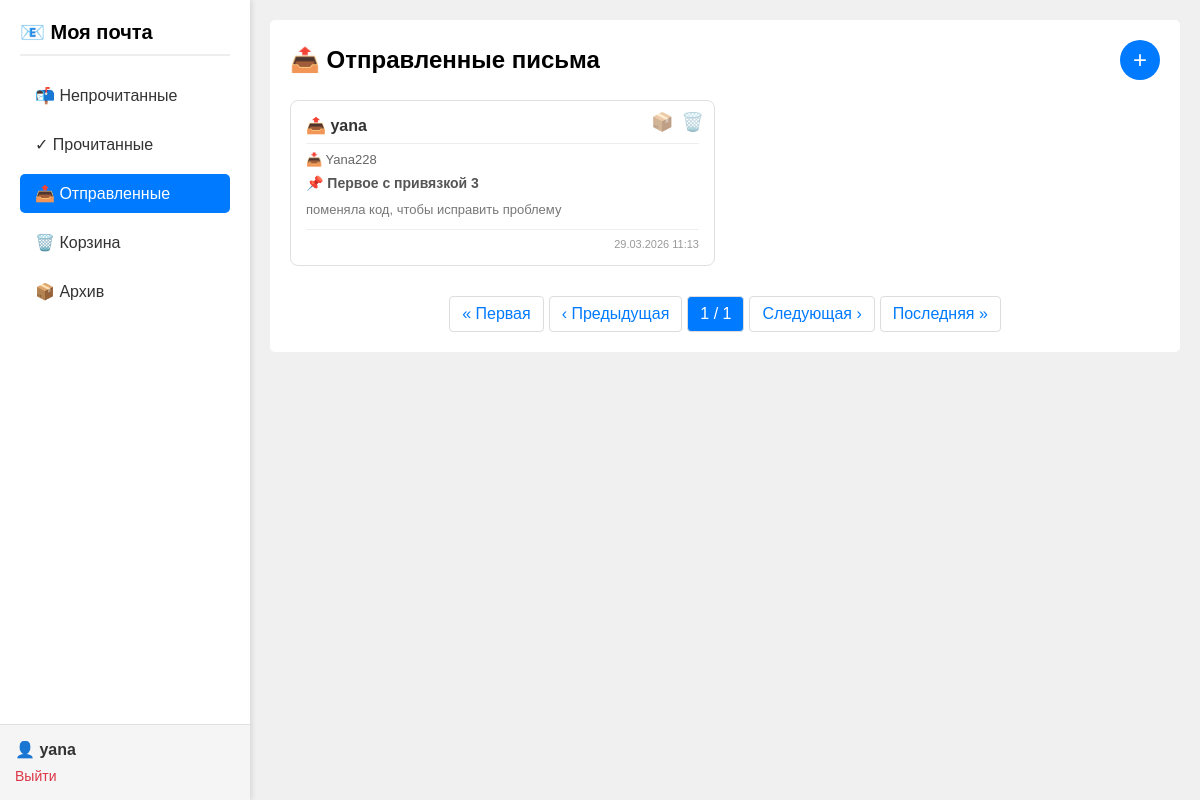
The app's page /sent/ (signed in), older data.
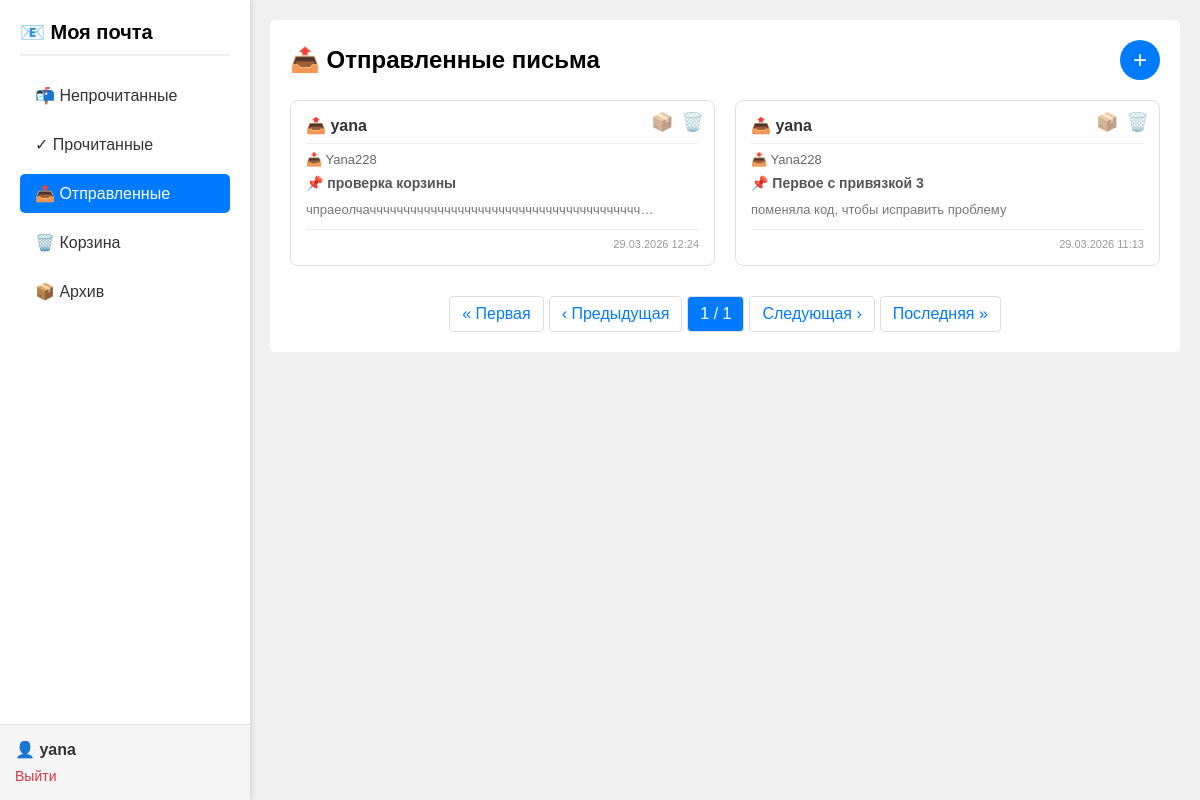
The same page, newer data.
### mail/models.py (models this page shows, shortened)
class Email(models.Model):
    FOLDER_CHOICES = [
        ("inbox", "Входящие"),
        ("sent", "Отправленные"),
        ("read", "Прочитанные"),
        ("unread", "Непрочитанные"),
        ("archive", "Архив"),
        ("trash", "Корзина"),
    ]
    sender = models.CharField("Отправитель (текст)", max_length=100)
    recipient = models.CharField("Получатель (текст)", max_length=100)
    subject = models.CharField("Тема", max_length=200)
    body = models.TextField("Текст письма")
    created_at = models.DateTimeField("Дата создания", auto_now_add=True)
    is_read = models.BooleanField("Прочитано", default=False)
    folder = models.CharField(
        "Папка", max_length=20, default="inbox", choices=FOLDER_CHOICES
    )
    sender_user = models.ForeignKey(
        User,
        on_delete=models.CASCADE,
        related_name="sent_emails",
        verbose_name="Отправитель (пользователь)",
        null=True,
        blank=True,
    )
    recipient_user = models.ForeignKey(
        User,
        on_delete=models.CASCADE,
        related_name="received_emails",
        verbose_name="Получатель (пользователь)",
        null=True,
        blank=True,
    )

### mail/views.py (the view)
# urls.py: path("sent/", views.sent_emails, name="sent"),
@login_required
def sent_emails(request):
    emails = Email.objects.filter(sender_user=request.user, folder="sent").order_by(
        "-created_at"
    )
    paginator = Paginator(emails, 9)
    page_number = request.GET.get("page")
    page_obj = paginator.get_page(page_number)
    return render(
        request, "mail/sent.html", {"page_obj": page_obj, "active_tab": "sent"}
    )

### templates/mail/sent.html (shortened to what this page needs)
{% extends 'mail/base.html' %}
{% block content %}
    <div class="header-with-button">
        <h2>📤 Отправленные письма</h2>
        <a href="{% url 'mail:compose' %}" class="add-button">+</a>
    </div>
    {% if page_obj %}
        <div class="emails-grid">
            {% for email in page_obj %}
                <div class="email-card">
                    <a href="{% url 'mail:view_email' email.id %}" style="text-decoration: none; color: inherit; display: block;">
                        <div class="email-sender">📤 {{ email.sender|truncatechars:30 }}</div>
                        <div class="email-recipient">📥 {{ email.recipient|truncatechars:30 }}</div>
                        <div class="email-subject">📌 {{ email.subject|truncatechars:40 }}</div>
                        <div class="email-body">{{ email.body|truncatechars:50 }}</div>
                        <div class="email-date">{{ email.created_at|date:"d.m.Y H:i" }}</div>
                    </a>
                    <div class="action-icons">
                        <form method="post" action="{% url 'mail:move_to_archive' email.id %}">
                            <button type="submit" title="Архивировать">📦</button>
                        </form>
                        <form method="post" action="{% url 'mail:move_to_trash' email.id %}">
                            <button type="submit" title="Удалить">🗑️</button>
                        </form>
                    </div>
                </div>
            {% endfor %}
        </div>
        <div class="pagination">
            {% if page_obj.has_previous %}
                <a href="?page=1">« Первая</a>
                <a href="?page={{ page_obj.previous_page_number }}">‹ Предыдущая</a>
            {% else %}
                <span class="disabled">« Первая</span>
                <span class="disabled">‹ Предыдущая</span>
            {% endif %}
            <span class="current">{{ page_obj.number }} / {{ page_obj.paginator.num_pages }}</span>
            {% if page_obj.has_next %}
                <a href="?page={{ page_obj.next_page_number }}">Следующая ›</a>
                <a href="?page={{ page_obj.paginator.num_pages }}">Последняя »</a>
            {% else %}
                <span class="disabled">Следующая ›</span>
                <span class="disabled">Последняя »</span>
            {% endif %}
        </div>
    {% else %}
        <div class="empty-state">
            <p>Нет отправленных писем</p>
        </div>
    {% endif %}
{% endblock %}

Row changes from the older to the newer data that the page shows:
added Email: sender "yana", recipient "Yana228", subject "проверка корзины", body "чпраеолчачччччччччччччччччччччччччччччччччччччччч…", created_at "29.03.2026 12:24"
